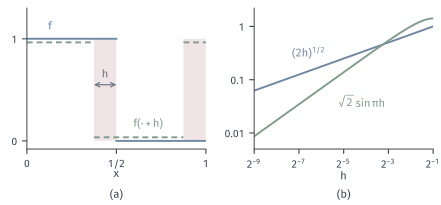

Write Python code to recreate this figure.
from pathlib import Path
import sys
ROOT = next(p for p in Path(__file__).resolve().parents if (p/"build.sh").is_file() and (p/"tex/book.tex").is_file())
sys.path.insert(0, str(ROOT/"figures/00-shared/mathematical-preliminaries-upper/00-shared/comprehension-figures"))
from support import figure, save, BLUE, GREEN, YELLOW, RED, PURPLE, INK, MUTED, GRID, BLUE_FILL, GREEN_FILL, YELLOW_FILL, RED_FILL, PURPLE_FILL
import numpy as np

# f=1_[0,1/2) periodic, h=1/8; ||Delta_h f||_2=(2h)^{1/2}; g=sin(2 pi x), ||Delta_h g||_2=sqrt2 sin(pi h).
fig, axes = figure(width_mm=112, height_mm=52, ncols=2)
fig.set_layout_engine(None)
fig.subplots_adjust(left=.06, right=.985, top=.96, bottom=.27, wspace=.27)
ax = axes[0]; h = 1/8
ax.fill_between([.5-h, .5], 0, 1, color=RED_FILL, lw=0)
ax.fill_between([1-h, 1], 0, 1, color=RED_FILL, lw=0)
ax.plot([0, .5], [1, 1], color=BLUE, lw=1.4); ax.plot([.5, 1], [0, 0], color=BLUE, lw=1.4)
ax.plot([0, .5-h], [.965, .965], color=GREEN, lw=1.4, ls=(0, (3, 2))); ax.plot([.5-h, 1-h], [.035, .035], color=GREEN, lw=1.4, ls=(0, (3, 2))); ax.plot([1-h, 1], [.965, .965], color=GREEN, lw=1.4, ls=(0, (3, 2)))
ax.text(.13, 1.07, '$f$', color=BLUE, ha='center', va='bottom')
ax.text(.68, .1, r'$f(\cdot+h)$', color=GREEN, ha='center', va='bottom')
ax.annotate('', xy=(.5, .55), xytext=(.5-h, .55), arrowprops=dict(arrowstyle='<->', color=MUTED, lw=.85, shrinkA=0, shrinkB=0))
ax.text(.5-h/2, .6, '$h$', ha='center', va='bottom', color=MUTED)
ax.set_xlim(0, 1); ax.set_ylim(-.08, 1.3); ax.set_xticks([0, .5, 1]); ax.set_xticklabels(['0', '1/2', '1']); ax.set_yticks([0, 1]); ax.set_xlabel('$x$', labelpad=0)
ax = axes[1]; hs = np.logspace(np.log10(1/512), np.log10(.5), 200)
ax.loglog(hs, (2*hs)**.5, color=BLUE, lw=1.4); ax.loglog(hs, np.sqrt(2)*np.sin(np.pi*hs), color=GREEN, lw=1.4)
ax.set_xlim(1/512, .5); ax.set_ylim(.005, 2.2)
ax.set_xticks([1/512, 1/128, 1/32, 1/8, 1/2]); ax.set_xticklabels(['$2^{-9}$', '$2^{-7}$', '$2^{-5}$', '$2^{-3}$', '$2^{-1}$']); ax.minorticks_off()
ax.set_yticks([.01, .1, 1]); ax.set_yticklabels(['0.01', '0.1', '1'])
ax.set_xlabel('$h$', labelpad=0)
ax.text(1/95, .23, r"$(2h)^{1/2}$", color=BLUE, ha='center', va='bottom')
ax.text(1/18, .052, r"$\sqrt{2}\,\sin\pi h$", color=GREEN, ha='center', va='top')
for a, s in zip(axes, '(a) (b)'.split()):
    q = a.get_position(); fig.text((q.x0+q.x1)/2, .02, s, ha='center', va='bottom')
save(fig, Path(__file__).resolve().parent, 'figure', {'formula': 'step (2h)^(1/2), sine sqrt2*sin(pi h), h=1/8 in panel a'})
